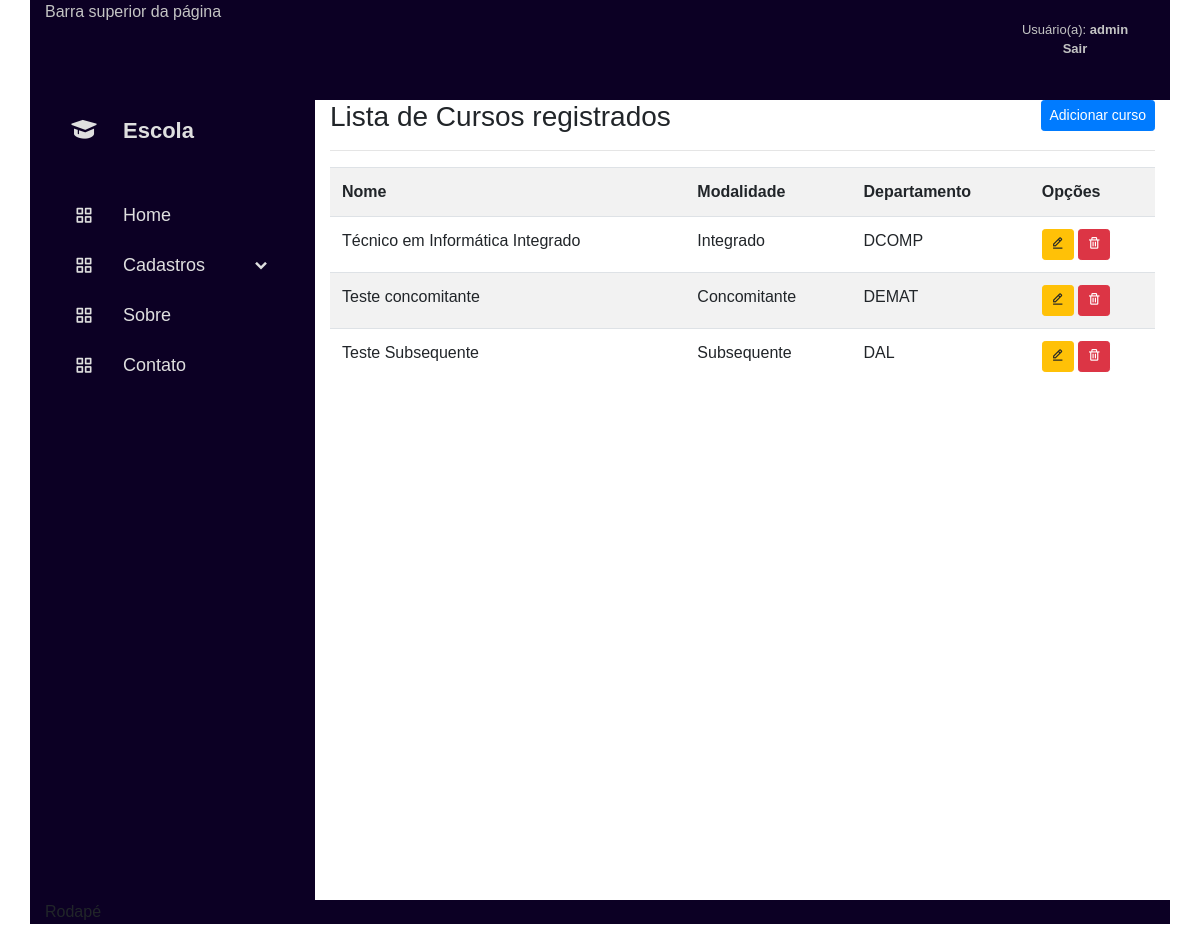
Screenshot of /listar/curso/ (signed in) with the database file from the repository.
### cadastros/models.py (models this page shows, shortened)
class Curso(models.Model):
    nome = models.CharField(max_length=100)
    modalidade = models.CharField(max_length=3, choices=MODALIDADE_CURSO)
    departamento = models.ForeignKey(Departamento, on_delete=models.PROTECT)

class Departamento(models.Model):
    nome = models.CharField(max_length=100)
    sigla = models.CharField(max_length=5)

### cadastros/views.py (the view)
class CursoList(LoginRequiredMixin, ListView):
    model = Curso
    template_name = 'cadastros/listas/curso.html'
    login_url = reverse_lazy('login')

### cadastros/templates/cadastros/listas/curso.html (shortened to what this page needs)
{% extends 'paginas/template.html' %}
{% load static %}
{% block conteudo %}
<h3>
    Lista de Cursos registrados
    <a href="{% url 'cadastrar-curso' %}" class="btn btn-primary btn-sm float-right">
        Adicionar curso
    </a>
</h3>
<hr>
<div class="table-responsive">
    <table class="table table-striped">
        <tr>
            <th>Nome</th>
            <th>Modalidade</th>
            <th>Departamento</th>
            <th>Opções</th>
        </tr>
        {% for curso in object_list %}
        <tr>
            <td>{{ curso.nome }}</td>
            <td>{% if curso.modalidade == 'INT' %}
                Integrado
                {% elif curso.modalidade == 'SUB' %}
                Subsequente
                {% else %}
                Concomitante
                {% endif %}
            </td>
            <td>{{ curso.departamento.sigla }}</td>
            <td>
                <a href="{% url 'editar-curso' curso.pk %}" class="btn btn-warning btn-sm" title="Editar">
                    <i class='bx bx-edit-alt'></i>
                </a>
                <a href="{% url 'excluir-curso' curso.pk %}" class="btn btn-danger btn-sm" title="Excluir">
                    <i class='bx bx-trash'></i>
                </a>
            </td>
        </tr>
        {% empty %}
        <tr>
            <td colspan="4">
                Nenhum campo registro.
            </td>
        </tr>
        {% endfor %}
    </table>
</div>
{% endblock %}

### paginas/templates/paginas/template.html (shortened to what this page needs)
{% load static %}
<!DOCTYPE html>
<html lang="pt-br">
<head>
    <link href='https://unpkg.com/boxicons@2.1.4/css/boxicons.min.css' rel='stylesheet'>
    <link rel="stylesheet" href="{% static 'css/style.css' %}">
    <link rel="stylesheet" href="https://cdn.jsdelivr.net/npm/bootstrap@4.6.2/dist/css/bootstrap.min.css">
</head>
<body>
    <div class="container">
        <div class="row">
            <div class="col-md-10 col-lg-10 superior">
                Barra superior da página
            </div>
            <div class="col-md-2 col-lg-2 superior">
                <div class="loginlogout">
                    {% if request.user.is_authenticated %}
                    <p class="textologin"><br>
                        Usuário(a):
                        <strong>{{ user }}
                        <br>
                        <a href="{% url 'logout' %}">
                            Sair
                        </a>
                        </strong>
                    </p>
                    {% endif %}
                </div>
            </div>
        </div>
        <div class="row">
            <div class="col-md-3 col-lg-3 sidebar">
                {% block menu %}
                <a href="#" class="logo-box">
                    <i class='bx bxs-graduation'></i>
                    <div class="logo-name">Escola</div>
                </a>
                <ul class="sidebar-list">
                    <li>
                        <div class="title">
                            <a href="{% url 'inicio' %}" class="link">
                                <i class="bx bx-grid-alt"></i>
                                <span class="name">Home</span>
                            </a>
                        </div>
                    </li>
                    {% if request.user.is_authenticated %}
                    <li class="dropdown">
                        <div class="title">
                            <a href="#" class="link">
                                <i class="bx bx-grid-alt"></i>
                                <span class="name">Cadastros</span>
                            </a>
                            <i class="bx bxs-chevron-down"></i>
                        </div>
                    </li>
                    {% endif %}
                    <li>
                        <div class="title">
                            <a href="{% url 'sobre' %}" class="link">
                                <i class="bx bx-grid-alt"></i>
                                <span class="name">Sobre</span>
                            </a>
                        </div>
                    </li>
                    <li>
                        <div class="title">
                            <a href="{% url 'contato' %}" class="link">
                                <i class="bx bx-grid-alt"></i>
                                <span class="name">Contato</span>
                            </a>
                        </div>
                    </li>
                </ul>
                {% endblock %}
            </div>
            <div class="col-md-9 col-lg-9 conteudo">
                {% block conteudo %}{% endblock %}
            </div>
        </div>
        <div class="row">
            <div class="col-md-12 col-lg-12 rodape">
                Rodapé
            </div>
        </div>
    </div>
</body>
</html>

### static/css/style.css (style rules this page uses)
* { font-family: sans-serif; margin: 0; padding: 0; box-sizing: border-box; list-style: none; text-decoration: none; }
:root { --color_Blue: #3f93f1; --color_Dark1: rgb(12, 0, 36); --color_Dark2: #0a145e; --color_Light1: #dfdfdf; --color_Light2: #c4c4c4; }
.sidebar { position: relative; top: 0; left: 0; width: 280; background-color: var(--color_Dark1); transition: all .5s ease; z-index: 100; }
.sidebar a { text-decoration: none; }
.logo-box { height: 60px; width: 100%; display: flex; align-items: center; color: var(--color_Light1); transition: all .5s ease; }
.logo-box i { font-size: 30px; height: 50px; min-width: 78px; text-align: center; line-height: 50px; transition: all .5s ease; }
.logo-name { font-size: 22px; font-weight: 600; }
.sidebar-list { height: 100%; padding: 30px 0 15px 0; overflow: auto; }
.sidebar-list li { transition: all .5s ease; }
.sidebar-list li .title { display: flex; justify-content: space-between; align-items: center; transition: all .5s ease; cursor: pointer; }
.sidebar-list li .title .link { display: flex; align-items: center; }
.sidebar-list li .title i { height: 50px; min-width: 78px; text-align: center; line-height: 50px; color: var(--color_Light1); font-size: 20px; }
.sidebar-list li .title .name { font-size: 18px; font-weight: 400; color: var(--color_Light1); }
body { background-color: rgb(225, 225, 225); }
.superior { background-color: var(--color_Dark1); height: 100px; color: var(--color_Light2); }
.textologin { font-size: small; color: var(--color_Light2); text-align: center; }
.textologin a { color: var(--color_Light2); }
.conteudo { background-color: white; min-height: 800px; float: right; }
.rodape { background-color: var(--color_Dark1); clear: both; }

### rows the page displays
Curso: nome "Técnico em Informática Integrado", modalidade "Integrado", departamento.sigla "DCOMP"
Curso: nome "Teste concomitante", modalidade "Concomitante", departamento.sigla "DEMAT"
Curso: nome "Teste Subsequente", modalidade "Subsequente", departamento.sigla "DAL"

### other values shown
{{ user }} "admin"
